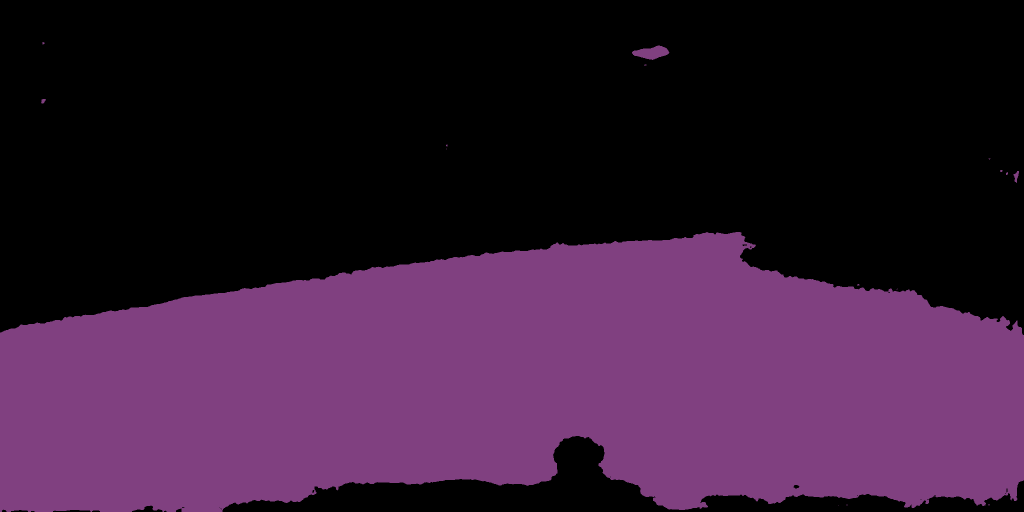
#> input picture 0_pred.png, 2048 x 1024 px (shown at 1/2 size)
$ python egde_detection.py
#> lines starting #> are read from the running program, lines starting #| are printed output that depends on the picture; after the words box and inside, x2 and y2 are one past the last pixel; in counts of white or black regions, pixels touching at a corner belong together
import cv2
import numpy as np

img = cv2.imread('0_pred.png')
#> img is the input picture: shape (1024, 2048, 3); mean B, G, R 54, 27, 54
img2 = cv2.imread('0_image.png')
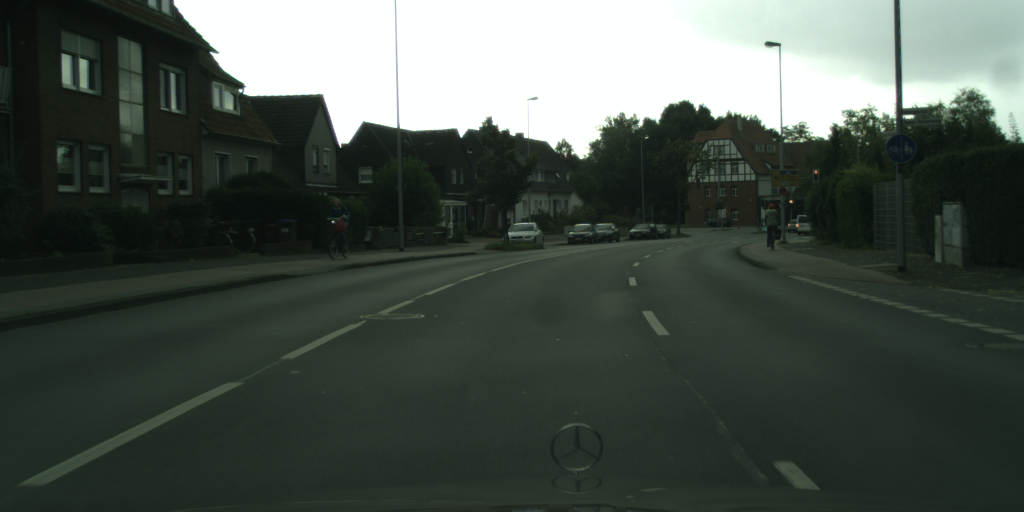
#> input picture 0_image.png, 2048 x 1024 px (shown at 1/2 size)
#> img2 is the input picture: shape (1024, 2048, 3); mean B, G, R 75.1, 81.8, 73.2
img2 = img2.copy()
gray = cv2.cvtColor(img, cv2.COLOR_BGR2GRAY)
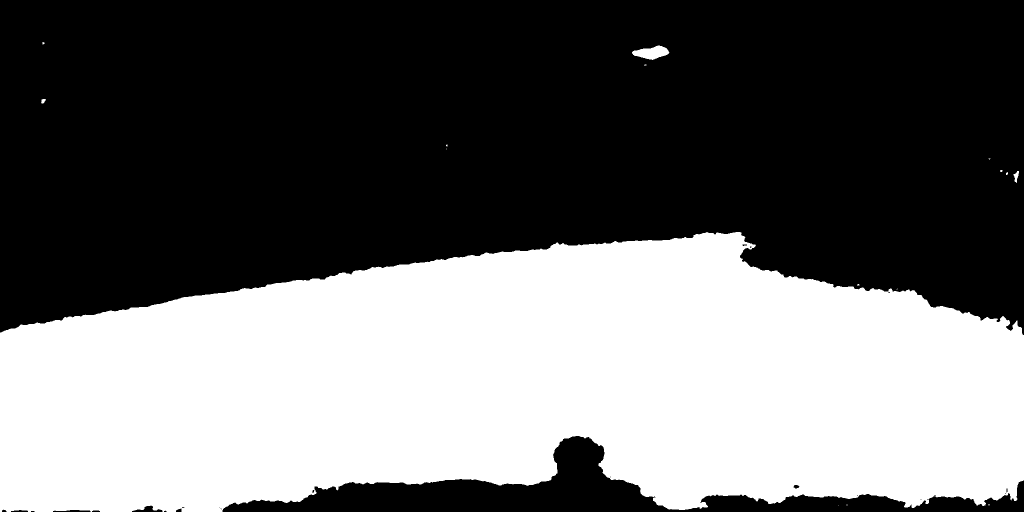
#> gray: shape (1024, 2048) (shown at 1/2 size); values 0 (black) and 90 (white), 42.2% white; 16 white regions (12 under 20 px), largest, box (x1, y1, x2, y2) and area: (0, 464, 2048, 1024) 883298, (1264, 91, 1339, 120) 1314, (2027, 342, 2038, 366) 138, (82, 198, 92, 207) 60
ret, binary = cv2.threshold(gray, 30, 255, 0)
#> binary: shape (1024, 2048); 42.2% white; 16 white regions (12 under 20 px)
contour, h = cv2.findContours(binary, cv2.RETR_LIST, cv2.CHAIN_APPROX_SIMPLE)
#> contour = 29 contours, 21 with area under 20; largest, box (x1, y1, x2, y2) and area: (0, 464, 2048, 1024) 880768, (1264, 91, 1339, 120) 1236, (2027, 342, 2038, 366) 110, (1586, 969, 1600, 978) 73, (82, 198, 92, 207) 46, (1484, 488, 1495, 493) 30, (2012, 976, 2016, 986) 24, (624, 979, 630, 987) 23; h = 29 rows, first 6: [1, -1, -1, -1], [2, 0, -1, -1], [3, 1, -1, -1], [4, 2, -1, -1], [5, 3, -1, -1], [6, 4, -1, -1]

for i in range(len(contour)):
    if cv2.contourArea(contour[i]) > 2000:
        approx = cv2.approxPolyDP(contour[i], 0.005, True)
        img2 = cv2.drawContours(img2, [approx], 0, (255, 255, 255), 5)
#> this loop made 29 passes
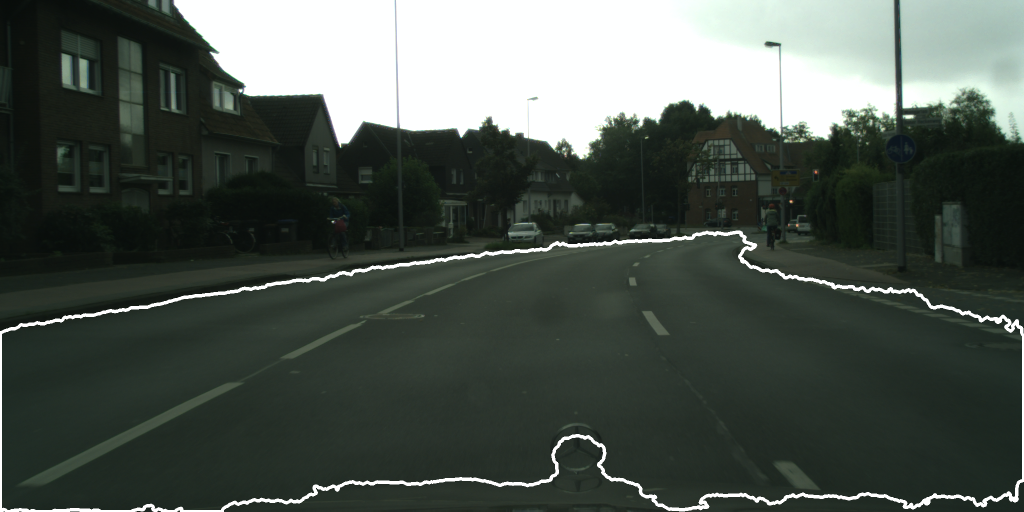
#> img2: shape (1024, 2048, 3) (shown at 1/2 size); 1.67% of pixels changed, all inside (x1, y1, x2, y2) = (0, 461, 2048, 1024)
cv2.imwrite('cnt.png', img2)
